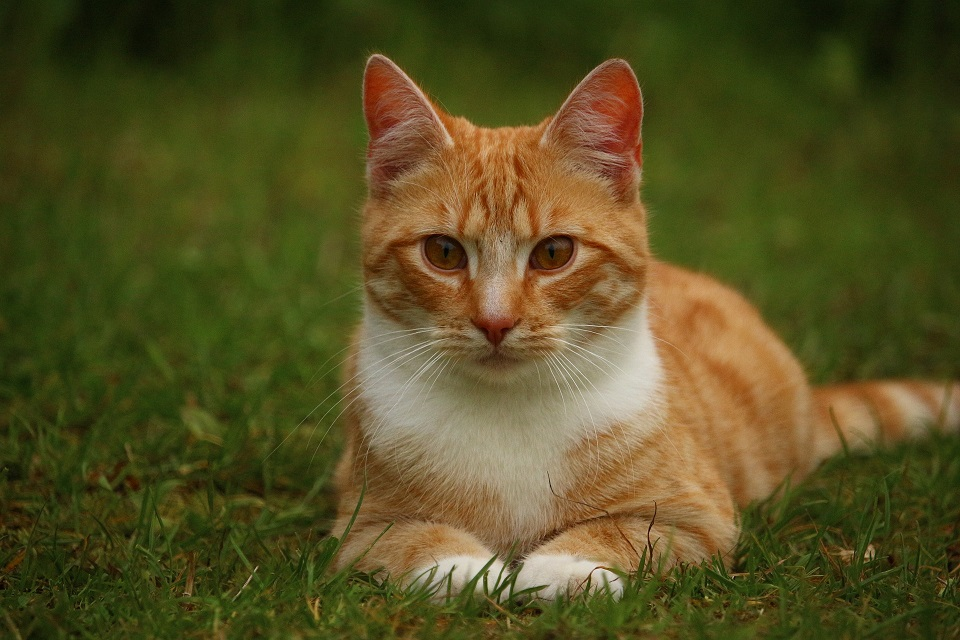
#> input picture HPF.jpg, 960 x 640 px
$ python HPF.py   (older library calls are emulated)
#> lines starting #> are read from the running program, lines starting #| are printed output that depends on the picture
import cv2
import numpy as np
from matplotlib import pyplot as plt

img0 = cv2.imread('HPF.jpg',)
#> img0 is the input picture: shape (640, 960, 3); mean B, G, R 34.5, 79, 84.9

gray = cv2.cvtColor(img0, cv2.COLOR_BGR2GRAY)
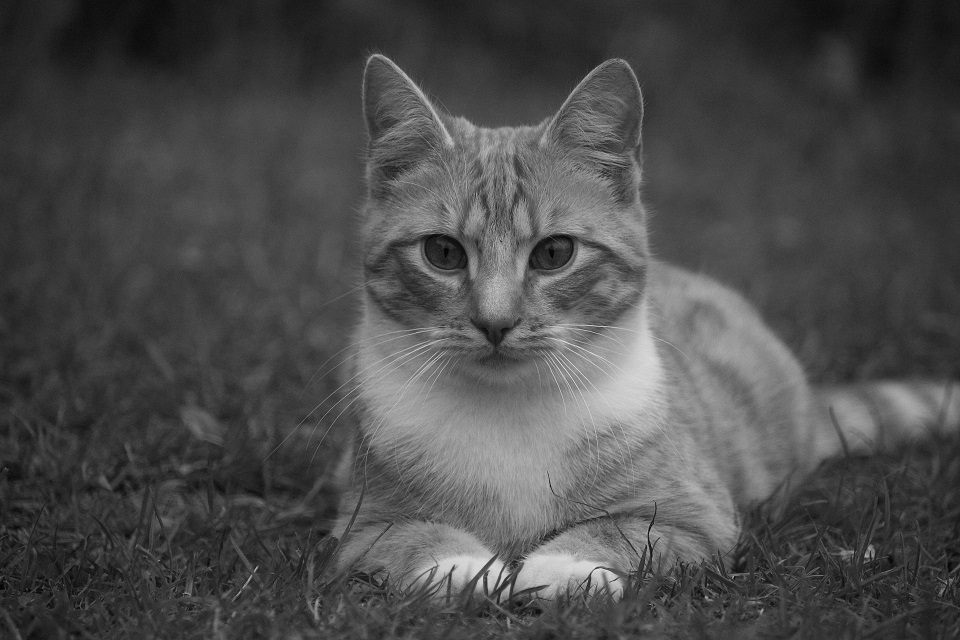
#> gray: shape (640, 960); min 2, max 234, mean 75.7

img = cv2.GaussianBlur(gray,(3,3),0)

laplacian = cv2.Laplacian(img, cv2.CV_64F)
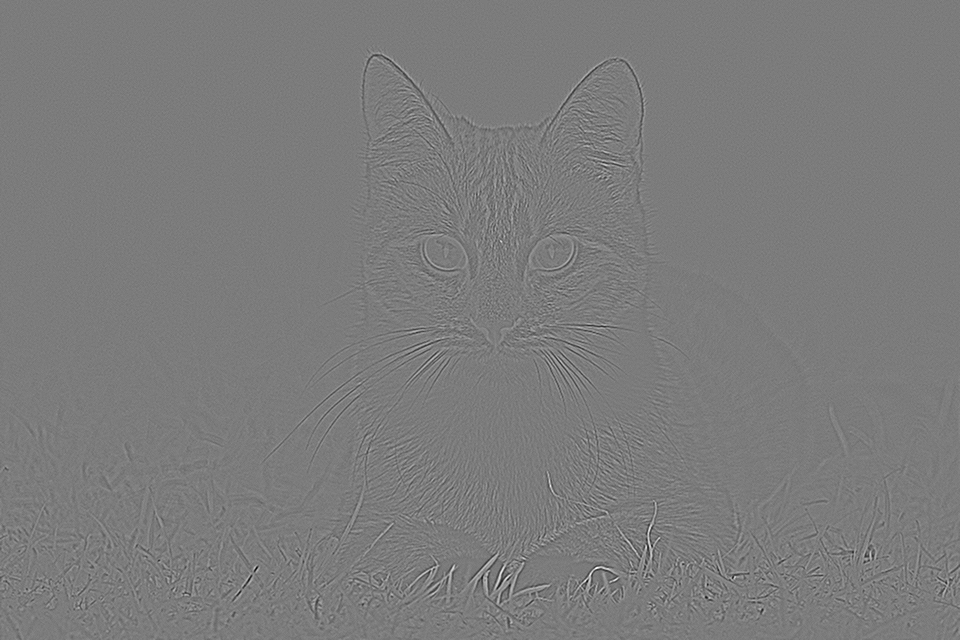
#> laplacian: shape (640, 960) float64; min -89, max 94, mean 0; drawn with min black and max white
sobelx = cv2.Sobel(img,cv2.CV_64F,1,0,ksize=5)
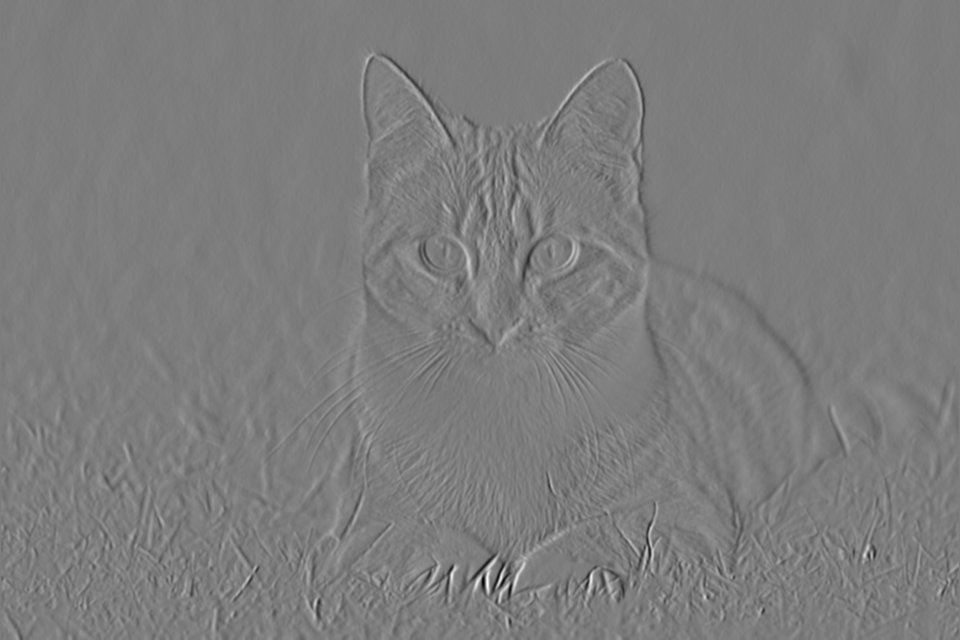
#> sobelx: shape (640, 960) float64; min -5453, max 5653, mean 0.6; drawn with min black and max white
sobely = cv2.Sobel(img,cv2.CV_64F,0,1,ksize=5)
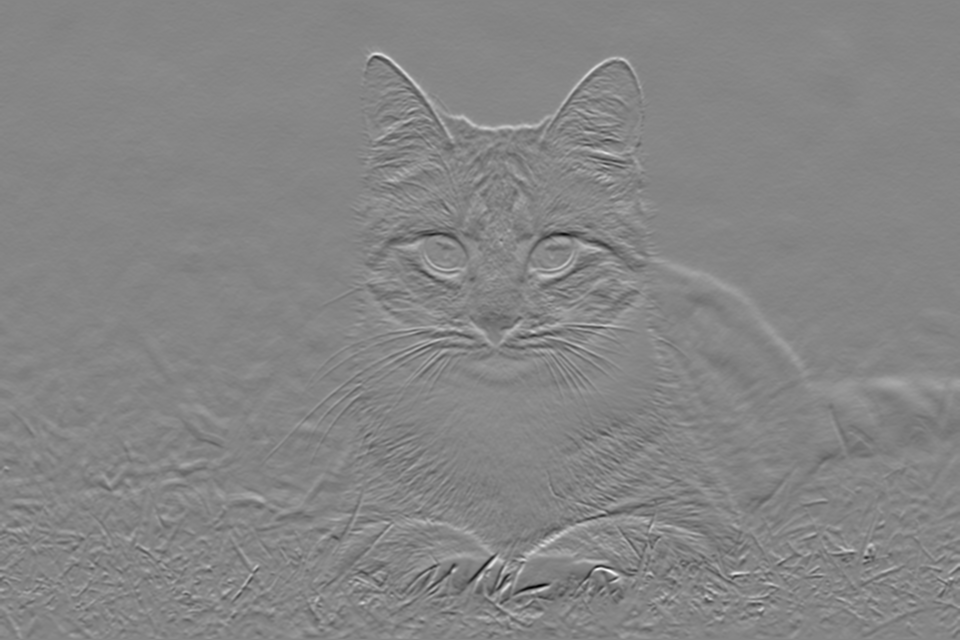
#> sobely: shape (640, 960) float64; min -4972, max 4545, mean 5.1; drawn with min black and max white

plt.subplot(2,2,1), plt.imshow(img,cmap = 'gray')
plt.title('Original'), plt.xticks([]), plt.yticks([])
plt.subplot(2,2,2), plt.imshow(laplacian,cmap = 'gray')
plt.title('Laplacian'), plt.xticks([]), plt.yticks([])
plt.subplot(2,2,3), plt.imshow(sobelx, cmap = 'gray')
plt.title('Sobel X'), plt.xticks([]), plt.yticks([])
plt.subplot(2,2,4), plt.imshow(sobely,cmap = 'gray')
plt.title('Sobel Y'), plt.xticks([]), plt.yticks([])

plt.show()

$ run again, with LPF.jpg copied over HPF.jpg
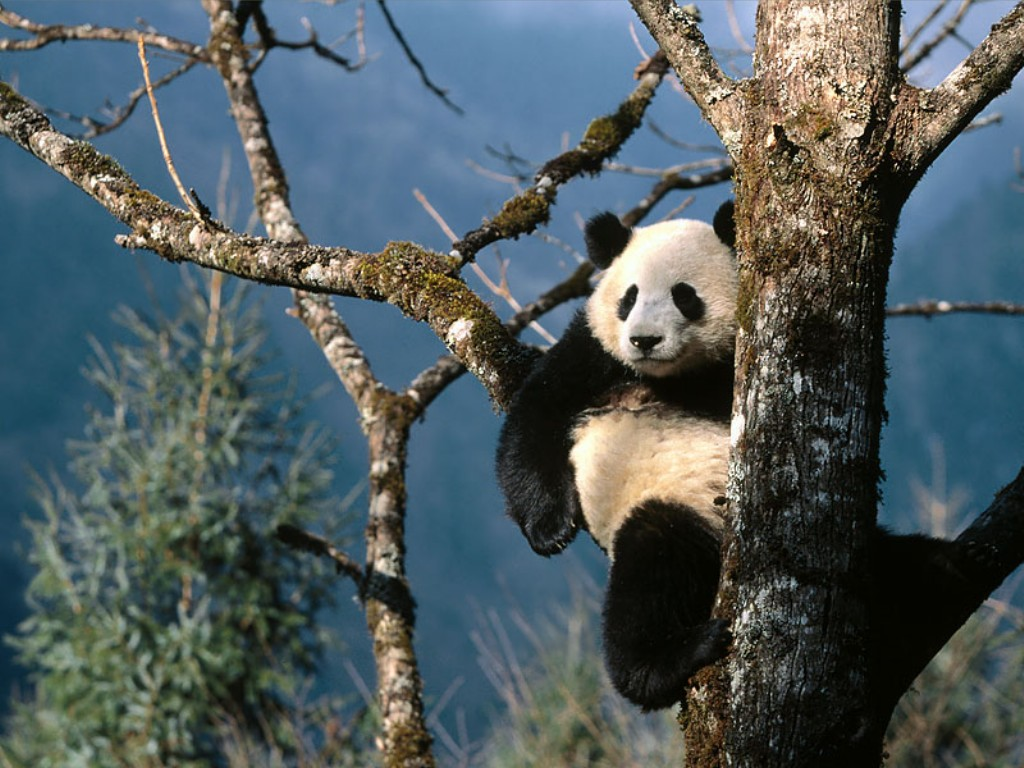
#> input picture LPF.jpg, 1024 x 768 px
#> img0 is the input picture: shape (768, 1024, 3); mean B, G, R 94.8, 92.1, 79.8
#> `gray = cv2.cvtColor(img0, cv2.COLOR_BGR2GRAY)`:
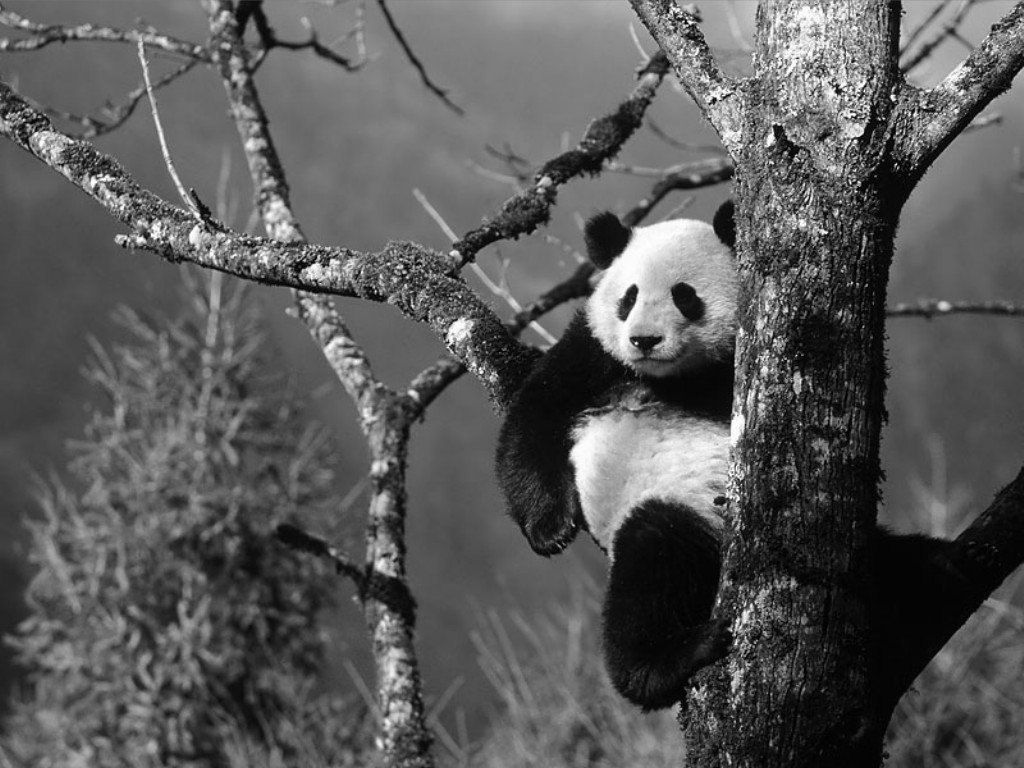
#> gray: shape (768, 1024); min 0, max 255, mean 88.7
#> `sobely = cv2.Sobel(img,cv2.CV_64F,0,1,ksize=5)`:
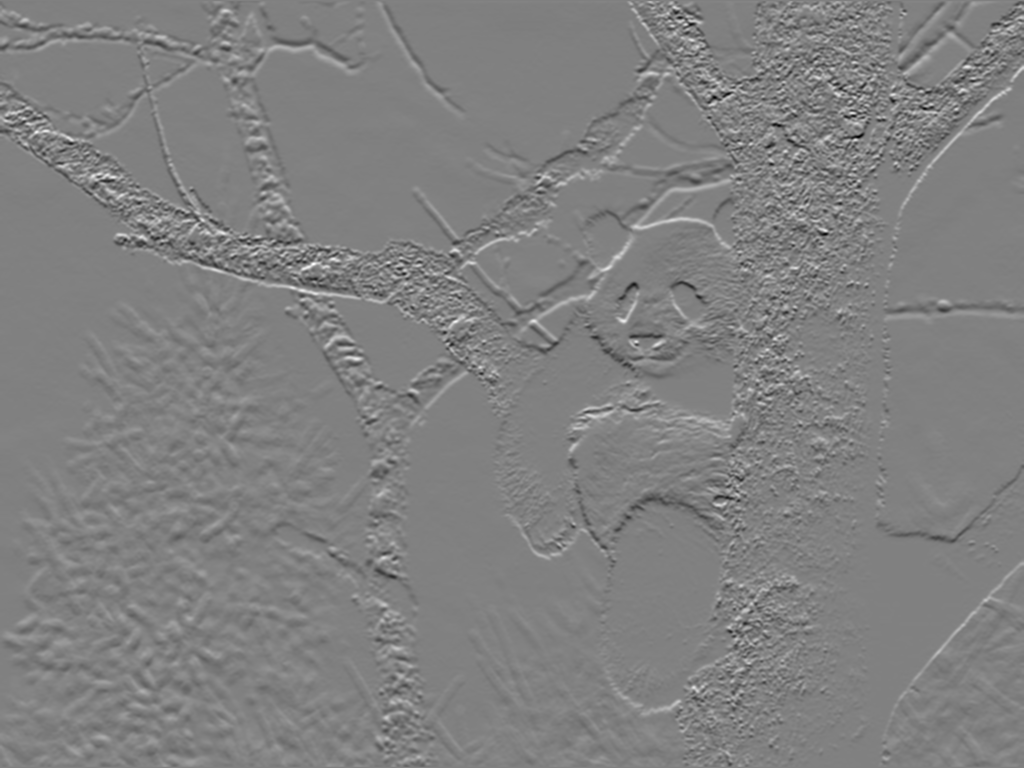
#> sobely: shape (768, 1024) float64; min -7570, max 7407, mean -9.2; drawn with min black and max white
